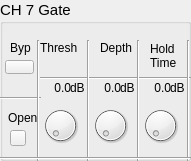
  <widget class="QGroupBox" name="groupBox_7">
   <property name="geometry">
    <rect>
     <x>520</x>
     <y>180</y>
     <width>191</width>
     <height>161</height>
    </rect>
   </property>
   <property name="font">
    <font>
     <pointsize>11</pointsize>
    </font>
   </property>
   <property name="title">
    <string>CH 7 Gate</string>
   </property>
   <widget class="QLabel" name="label_67">
    <property name="geometry">
     <rect>
      <x>10</x>
      <y>40</y>
      <width>21</width>
      <height>16</height>
     </rect>
    </property>
    <property name="font">
     <font>
      <pointsize>9</pointsize>
     </font>
    </property>
    <property name="text">
     <string>Byp</string>
    </property>
   </widget>
   <widget class="QLabel" name="label_68">
    <property name="geometry">
     <rect>
      <x>40</x>
      <y>40</y>
      <width>41</width>
      <height>16</height>
     </rect>
    </property>
    <property name="font">
     <font>
      <pointsize>9</pointsize>
     </font>
    </property>
    <property name="text">
     <string>Thresh</string>
    </property>
   </widget>
   <widget class="QLabel" name="label_69">
    <property name="geometry">
     <rect>
      <x>100</x>
      <y>40</y>
      <width>41</width>
      <height>16</height>
     </rect>
    </property>
    <property name="font">
     <font>
      <pointsize>9</pointsize>
     </font>
    </property>
    <property name="text">
     <string>Depth</string>
    </property>
   </widget>
   <widget class="QLabel" name="label_70">
    <property name="geometry">
     <rect>
      <x>150</x>
      <y>40</y>
      <width>31</width>
      <height>31</height>
     </rect>
    </property>
    <property name="font">
     <font>
      <pointsize>9</pointsize>
     </font>
    </property>
    <property name="text">
     <string>Hold
Time</string>
    </property>
   </widget>
   <widget class="Line" name="line_43">
    <property name="geometry">
     <rect>
      <x>40</x>
      <y>70</y>
      <width>151</width>
      <height>16</height>
     </rect>
    </property>
    <property name="orientation">
     <enum>Qt::Horizontal</enum>
    </property>
   </widget>
   <widget class="Line" name="line_44">
    <property name="geometry">
     <rect>
      <x>0</x>
      <y>90</y>
      <width>41</width>
      <height>16</height>
     </rect>
    </property>
    <property name="orientation">
     <enum>Qt::Horizontal</enum>
    </property>
   </widget>
   <widget class="Line" name="line_45">
    <property name="geometry">
     <rect>
      <x>30</x>
      <y>40</y>
      <width>16</width>
      <height>121</height>
     </rect>
    </property>
    <property name="orientation">
     <enum>Qt::Vertical</enum>
    </property>
   </widget>
   <widget class="Line" name="line_46">
    <property name="geometry">
     <rect>
      <x>80</x>
      <y>40</y>
      <width>16</width>
      <height>121</height>
     </rect>
    </property>
    <property name="orientation">
     <enum>Qt::Vertical</enum>
    </property>
   </widget>
   <widget class="Line" name="line_47">
    <property name="geometry">
     <rect>
      <x>130</x>
      <y>40</y>
      <width>16</width>
      <height>121</height>
     </rect>
    </property>
    <property name="orientation">
     <enum>Qt::Vertical</enum>
    </property>
   </widget>
   <widget class="Line" name="line_48">
    <property name="geometry">
     <rect>
      <x>180</x>
      <y>40</y>
      <width>16</width>
      <height>121</height>
     </rect>
    </property>
    <property name="orientation">
     <enum>Qt::Vertical</enum>
    </property>
   </widget>
   <widget class="OIDDial" name="dial_19">
    <property name="geometry">
     <rect>
      <x>40</x>
      <y>100</y>
      <width>41</width>
      <height>51</height>
     </rect>
    </property>
   </widget>
   <widget class="OIDDial" name="dial_20">
    <property name="geometry">
     <rect>
      <x>90</x>
      <y>100</y>
      <width>41</width>
      <height>51</height>
     </rect>
    </property>
   </widget>
   <widget class="OIDDial" name="dial_21">
    <property name="geometry">
     <rect>
      <x>140</x>
      <y>100</y>
      <width>41</width>
      <height>51</height>
     </rect>
    </property>
   </widget>
   <widget class="Line" name="line_49">
    <property name="geometry">
     <rect>
      <x>0</x>
      <y>150</y>
      <width>191</width>
      <height>16</height>
     </rect>
    </property>
    <property name="orientation">
     <enum>Qt::Horizontal</enum>
    </property>
   </widget>
   <widget class="QLabel" name="label_71">
    <property name="geometry">
     <rect>
      <x>70</x>
      <y>80</y>
      <width>16</width>
      <height>16</height>
     </rect>
    </property>
    <property name="font">
     <font>
      <pointsize>9</pointsize>
     </font>
    </property>
    <property name="text">
     <string>dB</string>
    </property>
   </widget>
   <widget class="QLabel" name="label_72">
    <property name="geometry">
     <rect>
      <x>120</x>
      <y>80</y>
      <width>16</width>
      <height>16</height>
     </rect>
    </property>
    <property name="font">
     <font>
      <pointsize>9</pointsize>
     </font>
    </property>
    <property name="text">
     <string>dB</string>
    </property>
   </widget>
   <widget class="QLabel" name="label_73">
    <property name="geometry">
     <rect>
      <x>170</x>
      <y>80</y>
      <width>16</width>
      <height>16</height>
     </rect>
    </property>
    <property name="font">
     <font>
      <pointsize>9</pointsize>
     </font>
    </property>
    <property name="text">
     <string>dB</string>
    </property>
   </widget>
   <widget class="QLabel" name="ls19">
    <property name="geometry">
     <rect>
      <x>40</x>
      <y>80</y>
      <width>31</width>
      <height>16</height>
     </rect>
    </property>
    <property name="font">
     <font>
      <pointsize>9</pointsize>
     </font>
    </property>
    <property name="text">
     <string>0.0</string>
    </property>
    <property name="alignment">
     <set>Qt::AlignRight|Qt::AlignTrailing|Qt::AlignVCenter</set>
    </property>
   </widget>
   <widget class="QLabel" name="ls20">
    <property name="geometry">
     <rect>
      <x>90</x>
      <y>80</y>
      <width>31</width>
      <height>16</height>
     </rect>
    </property>
    <property name="font">
     <font>
      <pointsize>9</pointsize>
     </font>
    </property>
    <property name="text">
     <string>0.0</string>
    </property>
    <property name="alignment">
     <set>Qt::AlignRight|Qt::AlignTrailing|Qt::AlignVCenter</set>
    </property>
   </widget>
   <widget class="QLabel" name="ls21">
    <property name="geometry">
     <rect>
      <x>140</x>
      <y>80</y>
      <width>31</width>
      <height>16</height>
     </rect>
    </property>
    <property name="font">
     <font>
      <pointsize>9</pointsize>
     </font>
    </property>
    <property name="text">
     <string>0.0</string>
    </property>
    <property name="alignment">
     <set>Qt::AlignRight|Qt::AlignTrailing|Qt::AlignVCenter</set>
    </property>
   </widget>
   <widget class="QLabel" name="label_77">
    <property name="geometry">
     <rect>
      <x>8</x>
      <y>110</y>
      <width>31</width>
      <height>16</height>
     </rect>
    </property>
    <property name="font">
     <font>
      <pointsize>9</pointsize>
     </font>
    </property>
    <property name="text">
     <string>Open</string>
    </property>
   </widget>
   <widget class="OIDStatePushBtn" name="bypass7">
    <property name="geometry">
     <rect>
      <x>5</x>
      <y>60</y>
      <width>29</width>
      <height>14</height>
     </rect>
    </property>
    <property name="text">
     <string/>
    </property>
    <property name="checkable">
     <bool>true</bool>
    </property>
   </widget>
   <widget class="OIDStatus" name="btnOpen_7">
    <property name="enabled">
     <bool>true</bool>
    </property>
    <property name="geometry">
     <rect>
      <x>10</x>
      <y>130</y>
      <width>16</width>
      <height>16</height>
     </rect>
    </property>
    <property name="text">
     <string/>
    </property>
    <property name="checkable">
     <bool>false</bool>
    </property>
   </widget>
  </widget>
